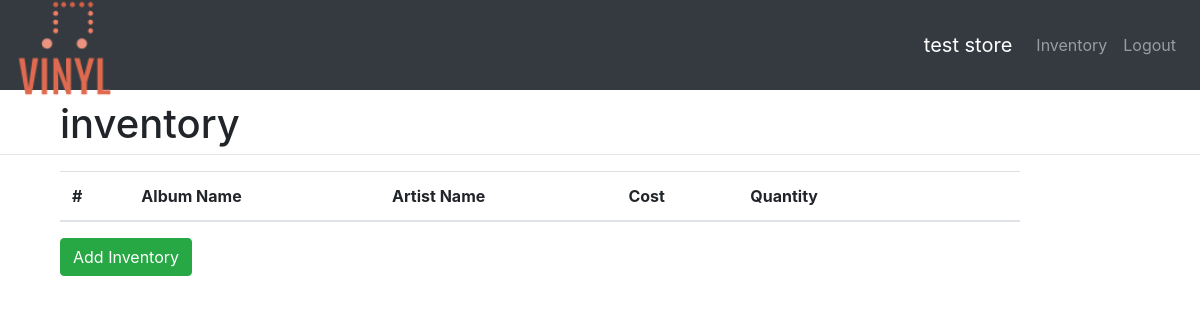
Page /inventory.php (signed in) on the earlier database version.
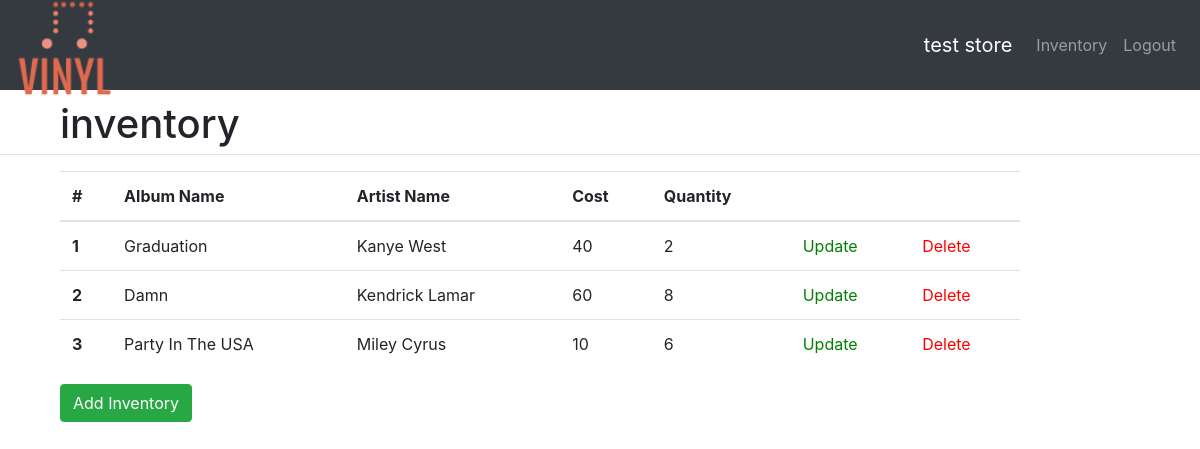
Same page on the later database version.
### tables this page shows
CREATE TABLE `storeInventory` (
  `storeInventoryID` int(11) NOT NULL,
  `storeID` int(11) NOT NULL,
  `inventoryID` int(11) NOT NULL
);

CREATE TABLE `inventory` (
  `inventoryID` int(11) NOT NULL,
  `albumName` char(20) NOT NULL,
  `artistName` char(20) NOT NULL,
  `cost` int(11) NOT NULL,
  `quantity` int(11) NOT NULL
);

### inventory.php (the view, shortened to what this page needs)
<?php
include('includes/header.html');
require('connect.php');
?>
<h1 style="width:80%; margin-left:5%; margin-bottom:-10px; margin-top:10px;">inventory</h1>
<hr>
<div style="width:80%; margin-left:5%;">
    <table class="table">
    <thead>
        <tr>
        <th scope="col">#</th>
        <th scope="col">Album Name</th>
        <th scope="col">Artist Name</th>
        <th scope="col">Cost</th>
        <th scope="col">Quantity</th>
        <th scope="col"> </th>
        <th scope="col"> </th>
        </tr>
    </thead>
    <tbody>
        <?php
        $storeID = $_SESSION['storeID'];
        $invQuery = "SELECT * FROM storeInventory s, inventory i WHERE s.inventoryID = i.inventoryID AND s.storeID = '$storeID'";
        if($invResult = mysqli_query($db, $invQuery)){
            $count = 1;
            while($invRow = mysqli_fetch_array($invResult)){ ?>
                <tr>
                <th scope="row"><?php echo $count ?></th>
                <td><?php echo $invRow['albumName'] ?></td>
                <td><?php echo $invRow['artistName'] ?></td>
                <td><?php echo $invRow['cost'] ?></td>
                <td><?php echo $invRow['quantity'] ?></td>
                <td><a href="inventory.php?action=update&id=<?php echo $invRow['inventoryID']; ?>" style="color:green;">Update</a></td>
                <td><a style="color:red;" href="inventory.php?action=delete&id=<?php echo $invRow['inventoryID']; ?>">Delete</a></td>
                </tr>
                <?php
                $count++;
            }
        }else{
            echo '<h6>You do not have any inventory. Add some Vinyl!</h6>';
        }
    ?>
    </tbody>
    </table>
    <a class="btn btn-success" href=ownerAdd.php>Add Inventory</a>
</div>

### includes/navCheck.php (shortened to what this page needs)
<?php
function createNav(){
    echo '<nav class="navbar navbar-expand-lg navbar-dark bg-dark">
        <a class="navbar-brand mr-auto" href="home.php"><img src="includes/logo.png" style="width:100px; margin: -25px 0;" alt="logo"></a>
        <ul class="navbar-nav">';
            if(@$_SESSION['type'] == 'owner'){
      echo '<li class="nav-item">
                <a class="navbar-brand" href="storeProfile.php">' .$_SESSION['storeName'] . '</a>
            </li>
            <li class="nav-item" id="inventoryNav">
                <a class="nav-link" href="inventory.php">Inventory</a>
            </li>';
            }
        if(isset($_SESSION['type'])){
            echo '<a class="nav-link" href="./logout.php">Logout</a>';
        }
        echo '
        </ul>
    </nav>';
}

Differences in the rows shown:
added storeinventory: inventoryID.albumName "Graduation", inventoryID.artistName "Kanye West", inventoryID.cost "40", inventoryID.quantity "2"
added storeinventory: inventoryID.albumName "Damn", inventoryID.artistName "Kendrick Lamar", inventoryID.cost "60", inventoryID.quantity "8"
added storeinventory: inventoryID.albumName "Party In The USA", inventoryID.artistName "Miley Cyrus", inventoryID.cost "10", inventoryID.quantity "6"
